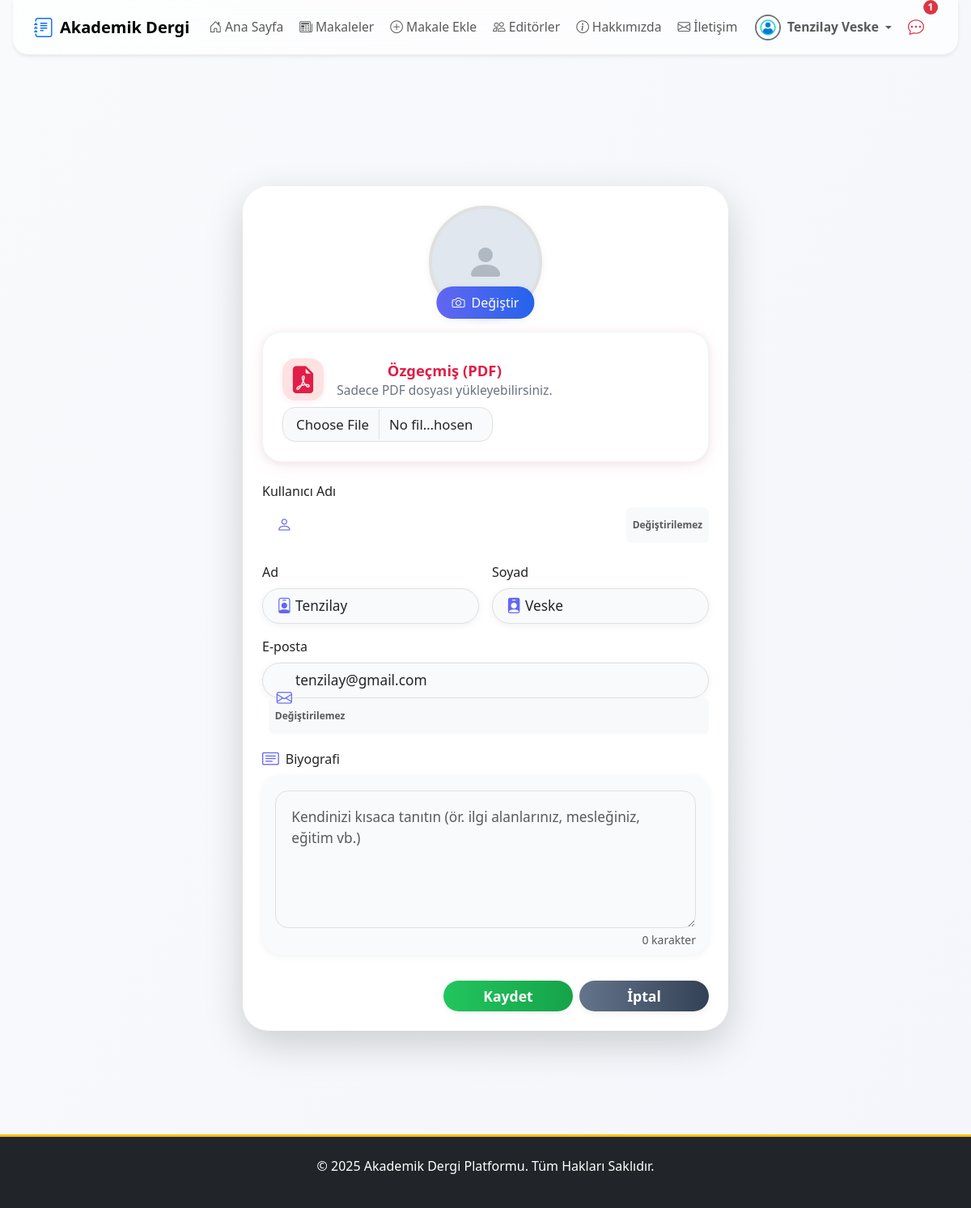
The page /users/profil/duzenle/ (signed in) on the database its author committed.
### apps/users/models.py (models this page shows, shortened)
class User(AbstractUser):
    email = models.EmailField(unique=True, verbose_name="E-posta Adresi")
    biyografi = models.TextField(blank=True, null=True, verbose_name="Biyografi")
    profile_resmi = models.ImageField(
        upload_to=profile_pic_path,
        default='profile_pics/default.png',
        verbose_name="Profil Resmi"
    )
    resume = models.FileField(
        upload_to=resume_path,
        blank=True,
        null=True,
        verbose_name="Özgeçmiş (PDF)"
    )
    is_editor = models.BooleanField(default=False, verbose_name="Editör Yetkisi")
    goster_editorler_sayfasinda = models.BooleanField(
        default=False,
        verbose_name="Editörler Sayfasında Gösterilsin mi?"
    )
    def get_full_name(self):
        return f"{self.first_name} {self.last_name}".strip()

### apps/users/views.py (the view, shortened to what this page needs)
# urls.py: path('profil/duzenle/', ProfilDuzenleView.as_view(), name='profil_duzenle'),
class ProfilDuzenleView(LoginRequiredMixin, UpdateView):
    model = User
    form_class = CustomUserChangeForm
    template_name = 'users/profil_duzenle.html'
    success_url = reverse_lazy('my_profil')
    def get_object(self, queryset=None):
        return self.request.user

### apps/users/forms.py
class CustomUserChangeForm(forms.ModelForm):
    password = None
    class Meta:
        model = User
        fields = ('first_name', 'last_name', 'email', 'biyografi', 'profile_resmi', 'resume')
        widgets = {
            'biyografi': forms.Textarea(attrs={'rows': 4}),
            'resume': forms.ClearableFileInput(attrs={
                'accept': 'application/pdf',
            }),
        }
        labels = {
            'resume': 'Özgeçmiş (PDF)',
        }
        help_texts = {
            'resume': None,
        }

### apps/core/context_processors.py (called while the page is built)
def notification_context(request):
    if not request.user.is_authenticated:
        return {}
    user = request.user
    context = {}
    if user.is_superuser:
        context['unread_messages_count'] = IletisimFormu.objects.filter(cevaplandi=False).count()
    else:
        context['unread_messages_count'] = 0
    if user.is_superuser or user.is_editor:
        context['draft_articles_count'] = Makale.objects.filter(goster_makaleler_sayfasinda=False).count()
    else:
        context['draft_articles_count'] = 0
    context['unread_notes_count'] = Makale.objects.filter(
        yazarlar__user_hesabi=user,
        admin_notu_okundu=False
    ).exclude(admin_notu__isnull=True).exclude(admin_notu__exact='').count()
    return context

### templates/users/profil_duzenle.html (shortened to what this page needs)
{% extends 'base.html' %}
{% load static %}
{% load widget_tweaks %}
{% block content %}
<div class="container py-5">
    <div class="row justify-content-center">
        <div class="col-lg-7 col-md-10 col-12">
            <div class="profile-card shadow-lg border-0 rounded-5 p-4 mx-auto">
                <form method="post" enctype="multipart/form-data" class="p-0">
                    <div class="text-center mb-4">
                        <div class="profile-pic-wrapper mx-auto mb-3">
                            <label for="id_profile_pic" class="profile-pic-label">
                                {% if form.profile_pic.value %}
                                    <img id="image-preview" src="{{ form.profile_pic.value.url }}" class="profile-pic" alt="Profil Resmi">
                                {% else %}
                                    <div class="profile-pic profile-pic-empty d-flex align-items-center justify-content-center">
                                        <i class="bi bi-person-fill"></i>
                                    </div>
                                {% endif %}
                                <span class="profile-pic-change-btn"><i class="bi bi-camera"></i> Değiştir</span>
                            </label>
                        </div>
                        <div class="resume-modern-box mb-4">
                            <div class="d-flex align-items-center gap-3 mb-2">
                                <div class="resume-modern-icon-wrap">
                                    <i class="bi bi-file-earmark-pdf-fill"></i>
                                </div>
                                <div>
                                    <div class="resume-modern-title">Özgeçmiş (PDF)</div>
                                    <div class="resume-modern-desc">Sadece PDF dosyası yükleyebilirsiniz.</div>
                                </div>
                            </div>
                            <div class="resume-modern-content mt-2">
                                <div class="resume-modern-upload d-flex align-items-center gap-2">
                                    {{ form.resume|add_class:'form-control resume-modern-input'|attr:'accept:application/pdf' }}
                                </div>
                            </div>
                        </div>
                    </div>
                    <div class="row g-3">
                        <div class="col-12">
                            <label for="id_username" class="form-label">Kullanıcı Adı</label>
                            <div class="d-flex align-items-center gap-2 mb-2">
                                <div class="input-icon-group flex-grow-1" style="position:relative; width:100%;">
                                    <i class="bi bi-person"></i>
                                </div>
                                <span class="badge bg-light text-muted align-middle" style="height: 44px; display: flex; align-items: center;">Değiştirilemez</span>
                            </div>
                        </div>
                        <div class="col-md-6 col-12">
                            <label for="id_first_name" class="form-label">Ad</label>
                            <div class="input-icon-group">
                                <i class="bi bi-person-badge"></i>
                                {{ form.first_name|add_class:'form-control profile-input' }}
                            </div>
                        </div>
                        <div class="col-md-6 col-12">
                            <label for="id_last_name" class="form-label">Soyad</label>
                            <div class="input-icon-group">
                                <i class="bi bi-person-badge-fill"></i>
                                {{ form.last_name|add_class:'form-control profile-input' }}
                            </div>
                        </div>
                        <div class="col-12">
                            <label for="id_email" class="form-label">E-posta</label>
                            <div class="input-icon-group">
                                <i class="bi bi-envelope"></i>
                                {{ form.email|add_class:'form-control profile-input'|attr:'readonly:true' }}
                                <span class="badge bg-light text-muted ms-2 align-middle" style="height: 44px; display: flex; align-items: center;">Değiştirilemez</span>
                            </div>
                        </div>
                        <div class="col-12">
                            <div class="d-flex align-items-center mb-1">
                                <i class="bi bi-card-text bio-title-icon me-2"></i>
                                <label for="id_biyografi" class="form-label mb-0">Biyografi</label>
                            </div>
                            <div class="bio-modern-box position-relative mb-2">
                                {{ form.biyografi|add_class:'form-control bio-modern-textarea'|attr:'rows:5'|attr:'placeholder:Kendinizi kısaca tanıtın (ör. ilgi alanlarınız, mesleğiniz, eğitim vb.)' }}
                                <div class="bio-char-count text-end small text-muted mt-1" id="bio-char-count"></div>
                            </div>
                        </div>
                    </div>
                    <div class="d-flex flex-wrap gap-2 justify-content-end mt-4">
                        <button type="submit" class="btn btn-success profile-btn">Kaydet</button>
                        <a href="/" class="btn btn-secondary profile-btn">İptal</a>
                    </div>
                </form>
            </div>
        </div>
    </div>
</div>
{% endblock %}

### templates/partials/_navbar.html (shortened to what this page needs)
{% load static %}
{% load form_tags %}
<nav class="navbar navbar-expand-lg navbar-light fixed-top navbar-glass shadow-sm">
    <div class="container position-relative">
        <a class="navbar-brand d-none d-lg-flex align-items-center me-3" href="{% url 'anasayfa' %}">
            <i class="bi bi-journal-text fs-4 me-2 text-primary"></i>
            <span>Akademik Dergi</span>
        </a>
        <div class="collapse navbar-collapse justify-content-between mobile-glass-menu" id="navbarNav">
            <ul class="navbar-nav me-auto mb-2 mb-lg-0 gap-lg-1 gap-2 mobile-menu-list">
                <li class="nav-item">
                    <a href="{% url 'anasayfa' %}" class="nav-link {% if request.resolver_match.url_name == 'anasayfa' %}active fw-bold{% endif %}">
                        <i class="bi bi-house-door me-1"></i>Ana Sayfa
                    </a>
                </li>
                <li class="nav-item">
                    <a href="{% url 'makale_list' %}" class="nav-link {% if request.resolver_match.url_name == 'makale_list' %}active fw-bold{% endif %}">
                        <i class="bi bi-newspaper me-1"></i>Makaleler
                    </a>
                </li>
                {% if user.is_authenticated and not user.is_superuser %}
                    <li class="nav-item">
                    <a href="{% url 'makale_ekle' %}" class="nav-link {% if request.resolver_match.url_name == 'makale_ekle' %}active fw-bold{% endif %}">
                        <i class="bi bi-plus-circle me-1"></i>Makale Ekle
                        </a>
                    </li>
                    {% endif %}
                <li class="nav-item">
                    <a href="{% url 'editorler' %}" class="nav-link {% if request.resolver_match.url_name == 'editorler' %}active fw-bold{% endif %}">
                        <i class="bi bi-people me-1"></i>Editörler
                    </a>
                </li>
                <li class="nav-item">
                    <a href="{% url 'hakkinda' %}" class="nav-link {% if request.resolver_match.url_name == 'hakkinda' %}active fw-bold{% endif %}">
                        <i class="bi bi-info-circle me-1"></i>Hakkımızda
                    </a>
                </li>
                        <li class="nav-item">
                    <a href="{% url 'iletisim' %}" class="nav-link {% if request.resolver_match.url_name == 'iletisim' %}active fw-bold{% endif %}">
                        <i class="bi bi-envelope me-1"></i>İletişim
                            </a>
                        </li>
            </ul>
            <ul class="navbar-nav align-items-center gap-lg-1 gap-2 d-none d-lg-flex">
                {% if user.is_authenticated %}
                    <li class="nav-item dropdown">
                        <a class="nav-link dropdown-toggle d-flex align-items-center" href="#" id="userDropdownDesktop" role="button" data-bs-toggle="dropdown" aria-expanded="false">
                            {% if user.profile_resmi %}
                                <img src="{{ user.profile_resmi.url }}" class="rounded-circle me-2" width="32" height="32" alt="{{ user.get_full_name|default:user.username }}" style="object-fit: cover;">
                            {% else %}
                                <div class="rounded-circle bg-primary bg-opacity-10 d-flex justify-content-center align-items-center me-2" style="width: 32px; height: 32px;">
                                    <i class="bi bi-person text-primary"></i>
                                </div>
                            {% endif %}
                            <span class="fw-semibold me-1">
                                {% if user.is_superuser %}
                                    ADMİN
                                {% else %}
                            {{ user.get_full_name|default:user.username }}
                                {% endif %}
                            </span>
                        </a>
                    </li>
                {% endif %}
                {% if user.is_authenticated %}
                    {% if unread_notes_count and unread_notes_count > 0 %}
                    <li class="nav-item position-relative me-2">
                        <a href="{% url 'makalelerim' %}" class="nav-link px-2" title="Yeni Admin Notu Olan Makaleler">
                            <i class="bi bi-chat-dots fs-5 text-danger"></i>
                            <span class="position-absolute top-0 start-100 translate-middle badge rounded-pill bg-danger text-white small-badge">{{ unread_notes_count }}</span>
                        </a>
                    </li>
                    {% endif %}
                {% endif %}
            </ul>
        </div>
    </div>
</nav>

### static/css/style.css (style rules this page uses)
body { font-family: 'Segoe UI', Roboto, 'Helvetica Neue', Arial, sans-serif; background-color: #f8f9fa; transition: background-color 0.3s; }
.navbar-brand { font-weight: bold; }
.navbar .dropdown-toggle img { border: 2px solid #6c757d; transition: transform 0.2s; }
.btn { transition: all 0.3s ease; box-shadow: 0 2px 4px rgba(0,0,0,0.1); }

### templates/base.html (style rules this page uses)
body { background: linear-gradient(120deg, #f8fafc 0%, #f4f6fb 100%); min-height: 100vh; font-family: 'Segoe UI', 'Roboto', 'Helvetica Neue', Arial, sans-serif; color: #222; transition: background 0.3s; }
.modern-btn, .btn { border-radius: 2rem !important; font-weight: 500; transition: box-shadow 0.2s, background 0.2s; }
body { opacity: 0; transition: opacity 0.5s; }

### templates/partials/_navbar.html (style rules this page uses)
.navbar-glass { background: rgba(255, 255, 255, 0.7); backdrop-filter: blur(24px); -webkit-backdrop-filter: blur(24px); border-bottom: 1.5px solid rgba(44, 62, 80, 0.07); transition: all 0.3s cubic-bezier(.4,0,.2,1); border-radius: 0 0 1.2rem 1.2rem; margin: 0 1rem; width: calc(100% - 2rem); box-shadow: 0 4px 24px 0 rgba(44,62,80,0.07); }
.navbar-nav .nav-link { font-size: 0.98rem; padding: 0.6rem 1.1rem; border-radius: 0.7rem; transition: background 0.2s, color 0.2s; }
.navbar-nav .position-relative { margin-right: 0.5rem; }
@media (min-width: 992px) { .d-lg-flex { display: flex !important; } }
body { padding-top: 80px; }
.small-badge { font-size: 0.75rem; padding: 0.25em 0.45em; z-index: 2; }

### rows shown on the page
User: profile_resmi (placeholder picture), get_full_name "Tenzilay Veske", first_name "Tenzilay", last_name "Veske", email "tenzilay@gmail.com"

### other values the page prints
{{ unread_notes_count }} "1"
